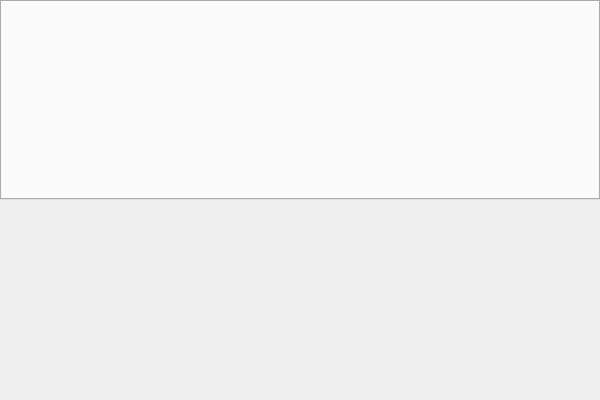
<?xml version="1.0" encoding="UTF-8"?>
<ui version="4.0">
 <class>HiveWEClass</class>
 <widget class="QMainWindow" name="HiveWEClass">
  <property name="geometry">
   <rect>
    <x>0</x>
    <y>0</y>
    <width>600</width>
    <height>400</height>
   </rect>
  </property>
  <property name="windowTitle">
   <string>HiveWE 0.21</string>
  </property>
  <widget class="QWidget" name="centralWidget">
   <layout class="QVBoxLayout" name="verticalLayout">
    <property name="spacing">
     <number>0</number>
    </property>
    <property name="leftMargin">
     <number>0</number>
    </property>
    <property name="topMargin">
     <number>0</number>
    </property>
    <property name="rightMargin">
     <number>0</number>
    </property>
    <property name="bottomMargin">
     <number>0</number>
    </property>
    <item>
     <widget class="MainRibbon" name="ribbon"/>
    </item>
    <item>
     <widget class="GLWidget" name="widget" native="true">
      <property name="minimumSize">
       <size>
        <width>200</width>
        <height>200</height>
       </size>
      </property>
      <property name="autoFillBackground">
       <bool>false</bool>
      </property>
     </widget>
    </item>
   </layout>
  </widget>
  <action name="actionConvert_Blockers_to_Pathmap">
   <property name="text">
    <string>Convert Blockers to Pathing Map</string>
   </property>
  </action>
  <action name="actionOpen">
   <property name="text">
    <string>Open Map...</string>
   </property>
   <property name="shortcut">
    <string>Ctrl+O</string>
   </property>
  </action>
  <action name="actionConvert_Tile_Type_to_PathMap">
   <property name="text">
    <string>Convert Tile Type to Pathing Map</string>
   </property>
  </action>
  <action name="actionPathing_Palette">
   <property name="text">
    <string>Pathing</string>
   </property>
  </action>
  <action name="actionSave">
   <property name="text">
    <string>Save Map</string>
   </property>
   <property name="shortcut">
    <string>Ctrl+S</string>
   </property>
  </action>
  <action name="actionTest_Map">
   <property name="text">
    <string>Test Map</string>
   </property>
   <property name="shortcut">
    <string>Ctrl+T</string>
   </property>
  </action>
  <action name="actionSave_As">
   <property name="text">
    <string>Save Map As...</string>
   </property>
   <property name="shortcut">
    <string>Ctrl+Shift+S</string>
   </property>
  </action>
  <action name="actionDoodads">
   <property name="checkable">
    <bool>true</bool>
   </property>
   <property name="checked">
    <bool>true</bool>
   </property>
   <property name="text">
    <string>Doodads</string>
   </property>
   <property name="shortcut">
    <string>D</string>
   </property>
  </action>
  <action name="actionPathing">
   <property name="checkable">
    <bool>true</bool>
   </property>
   <property name="checked">
    <bool>true</bool>
   </property>
   <property name="text">
    <string>Pathing</string>
   </property>
   <property name="shortcut">
    <string>P</string>
   </property>
  </action>
  <action name="actionBrush">
   <property name="checkable">
    <bool>true</bool>
   </property>
   <property name="checked">
    <bool>true</bool>
   </property>
   <property name="text">
    <string>Brush</string>
   </property>
  </action>
  <action name="actionTileSetter">
   <property name="text">
    <string>Modify Tileset...</string>
   </property>
  </action>
  <action name="actionTileReplace">
   <property name="text">
    <string>Replace Tile...</string>
   </property>
  </action>
  <action name="actionUnits">
   <property name="checkable">
    <bool>true</bool>
   </property>
   <property name="checked">
    <bool>true</bool>
   </property>
   <property name="text">
    <string>Units</string>
   </property>
   <property name="shortcut">
    <string>U</string>
   </property>
   <property name="shortcutVisibleInContextMenu">
    <bool>false</bool>
   </property>
  </action>
  <action name="actionChangeTilePathing">
   <property name="text">
    <string>Change Tile Pathing...</string>
   </property>
  </action>
  <action name="actionChangeCliffPathing">
   <property name="text">
    <string>Change Cliff Pathing...</string>
   </property>
  </action>
  <action name="actionBirds_Eye">
   <property name="checkable">
    <bool>true</bool>
   </property>
   <property name="text">
    <string>Bird's-eye</string>
   </property>
   <property name="toolTip">
    <string>Bird's-eye</string>
   </property>
  </action>
  <action name="actionFirst_Person">
   <property name="checkable">
    <bool>true</bool>
   </property>
   <property name="text">
    <string>First-person</string>
   </property>
  </action>
  <action name="actionTerrain_Palette">
   <property name="text">
    <string>Terrain</string>
   </property>
  </action>
  <action name="actionFrame_Times">
   <property name="checkable">
    <bool>true</bool>
   </property>
   <property name="text">
    <string>Frame Times</string>
   </property>
   <property name="shortcut">
    <string>F3</string>
   </property>
  </action>
  <action name="actionImport_Manager">
   <property name="text">
    <string>Import Manager</string>
   </property>
  </action>
  <action name="actionSwitch_Camera">
   <property name="text">
    <string>Switch Camera</string>
   </property>
   <property name="shortcut">
    <string>F1</string>
   </property>
  </action>
  <action name="actionLighting">
   <property name="checkable">
    <bool>true</bool>
   </property>
   <property name="checked">
    <bool>true</bool>
   </property>
   <property name="text">
    <string>Lighting</string>
   </property>
   <property name="shortcut">
    <string>L</string>
   </property>
  </action>
  <action name="actionWireframe">
   <property name="checkable">
    <bool>true</bool>
   </property>
   <property name="text">
    <string>Wireframe</string>
   </property>
   <property name="shortcut">
    <string>T</string>
   </property>
  </action>
  <action name="actionReset_Camera">
   <property name="text">
    <string>Reset Camera</string>
   </property>
   <property name="shortcut">
    <string>Ctrl+Shift+C</string>
   </property>
  </action>
  <action name="actionTrigger_Editor">
   <property name="text">
    <string>Trigger Editor</string>
   </property>
  </action>
  <action name="actionDescription">
   <property name="text">
    <string>Description...</string>
   </property>
  </action>
  <action name="actionSize_and_Camera_Bounds">
   <property name="text">
    <string>Size and Camera Bounds...</string>
   </property>
  </action>
  <action name="actionLoading_Screen">
   <property name="text">
    <string>Loading Screen...</string>
   </property>
  </action>
  <action name="actionPreferences">
   <property name="text">
    <string>Preferences...</string>
   </property>
  </action>
  <action name="actionOptions">
   <property name="text">
    <string>Options...</string>
   </property>
  </action>
  <action name="actionDoodads_Palette">
   <property name="text">
    <string>Doodads</string>
   </property>
  </action>
  <action name="actionEnforce_Water_Height_Limit">
   <property name="checkable">
    <bool>true</bool>
   </property>
   <property name="checked">
    <bool>true</bool>
   </property>
   <property name="text">
    <string>Enforce Water Height Limits</string>
   </property>
  </action>
  <action name="actionSwitch_Warcraft">
   <property name="text">
    <string>Switch Warcraft folder</string>
   </property>
  </action>
 </widget>
 <layoutdefault spacing="6" margin="11"/>
 <customwidgets>
  <customwidget>
   <class>GLWidget</class>
   <extends>QWidget</extends>
   <header>glwidget.h</header>
   <container>1</container>
  </customwidget>
  <customwidget>
   <class>MainRibbon</class>
   <extends>QTabWidget</extends>
   <header>main_ribbon.h</header>
   <container>1</container>
  </customwidget>
 </customwidgets>
 <resources>
  <include location="HiveWE.qrc"/>
 </resources>
 <connections/>
</ui>
